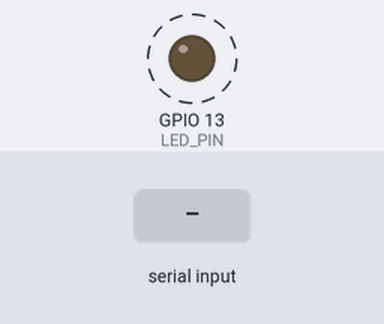
Recording of a sketch running on a simulated ESP32. Shown: output pins drawn as LEDs (lit = HIGH). Dashed ring = blinking. Inputs (shaded band) come from the test bench. What the sketch prints to the serial monitor is not drawn.

Above: at 2.8 s.
2.9 s: "1" received over Serial
Timing chart, 0 to 12.4 s (numbered marks = the images above; inputs shaded):
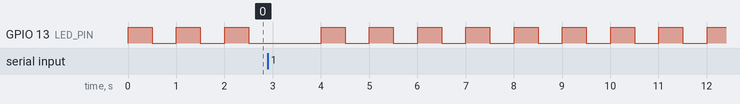

Measured:
- by itself, GPIO 13 (LED_PIN): alternates HIGH for 0.50 s and LOW for 0.50 s

The sketch:

esp32_usb.ino
```cpp
// #include "BluetoothSerial.h"

// // Defining a static varaible for the serial port
// #define bluetoothModuleSerial Serial1

// // Creating an object for Bluetooth (serial port, verbose mode)
// BluetoothSerial blueSerial(bluetoothModuleSerial, true);

// void setup() {
//   // put your setup code here, to run once:

//   // Bluetooth buad rate and serial baud rate
//   bluetoothModuleSerial.begin(9600);
//   Serial.begin(9600);

//   // Print the status on terminal
//   Serial.println("Setup Complete")
// }


// void loop() {
//   // Read anything if anything is sent
//   blueSerial.readSerial();

//   // Send a message with the incrementing counter
//   String message = "Hello my name is arty, " + String(counter++);
//   bluetoothModuleSerial.println(message);
//   Serial.println("Sent: " + message);

//   // Create a 1 second delay (in Mili Sec)
//   delay(1000);

// }


// /*
//    Hello_World.ino
//    Henry Abrahamsen
//    8/12/23
//    Simple code using the basic features of Bluetooth Serial
//    Details available at https://docs.henhen1227.com/
// */

// #include <BluetoothSerial.h>

// #define bluetoothModuleSerial Serial1

// // Create a BluetoothSerial object
// // Serial port that the bluetooth module is connected
// // Verbose mode: true
// BluetoothSerial blueSerial(bluetoothModuleSerial, true);

// void setup() {
//   // Start communication with bluetooth device
//   bluetoothModuleSerial.begin(9600);
//   Serial.begin(9600);

//   Serial.println("Setup Complete");
// }


// void loop() {
//   blueSerial.readSerial();

//   // If the button with id `B0`
//   if (blueSerial.isButtonPressed(0)) {
//     Serial.println("The button `B0` has been pressed!");

//     // Send alert to the BluetoothSerial Connect App
//     blueSerial.sendAlert("Hello from the Arduino");
//   }

//   // Check if the Joystick with id `J0` has updated
//   if (blueSerial.isJoystickUpdated(0)) {

//     // Get the Joystick object
//     BluetoothSerialJoystick joystick = blueSerial.getJoystick(0);

//     // Get the Joysticks rotation and magnitude
//     String rotation = String(joystick.getRotationDeg(), 0);
//     String magnitude = String(joystick.getMagnitude() * 100, 0); // As a percent %

//     /// String(a, 0) is the double a with 0 trailing zeros as a String

//     // Update the display inside the BluetoothSerial Connect App
//     blueSerial.setDisplay("Joystick: " + rotation + "deg, " + magnitude + "%", 0);
//   }
// }


#define LED_PIN 13
// Creating a variable for increment
int counter = 0;

// Setup function runs once when the ESP32 starts
void setup() {
  // Initialize hardware serial communication at 115200 baud rate
  Serial.begin(115200);
   while (!Serial) {
    ; // Wait for serial port to connect
  }

  // Print a message to the serial monitor
  Serial.println("ESP32 is ready to communicate with Unity");

  // Initialize the LED pin as an output
  pinMode(LED_PIN, OUTPUT);
}

void loop() {
  // Check if data is available on the hardware serial
  if (Serial.available()) {
    // Read the incoming serial data
    String message = Serial.readString();
    // Print the received message to the serial monitor
    Serial.println("Message from Unity: " + message);
  }

  // Write a test message to the serial monitor at regular intervals
  Serial.println("ESP32 is ready to communicate " + String(counter));
  counter++;

  // Turn the LED on
  digitalWrite(LED_PIN, HIGH);
  // Wait for half a second
  delay(500);
  // Turn the LED off
  digitalWrite(LED_PIN, LOW);
  // Wait for half a second
  delay(500);
}
```
